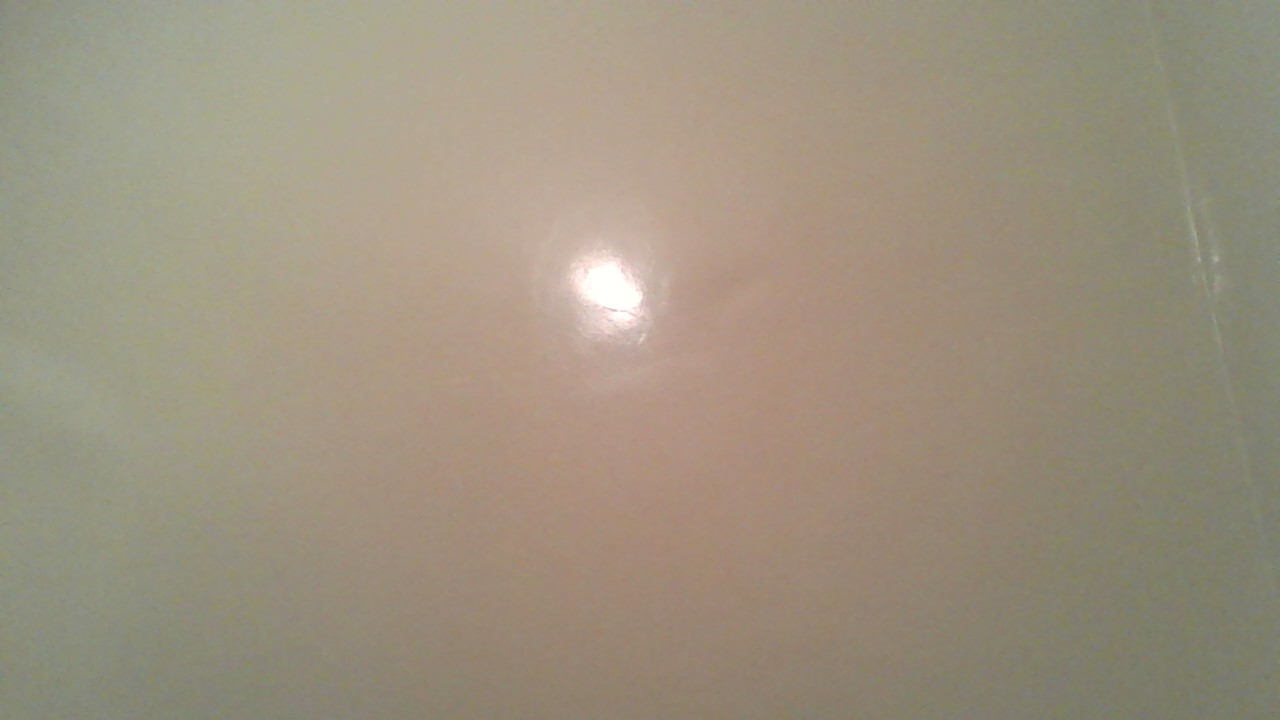
#> input picture bg_vedio.png, 1280 x 720 px
$ python simple.py
#> lines starting #> are read from the running program, lines starting #| are printed output that depends on the picture; pictures that were not available may be replaced by others from this repository, and a replacement may not be noted
import cv2
#Lecture d’une vidéo capture avec le camera de laptop
#cap = cv2.VideoCapture(0)
# Lecture d’une vidéo enregistrer sur le disque dur
video = cv2.VideoCapture('video.mp4')
#lecture l'image d'arrière-plan
background = cv2.imread("bg_vedio.png")
#> background is the input picture: shape (720, 1280, 3); mean B, G, R 127.6, 146.2, 157.1
background = cv2.cvtColor(background, cv2.COLOR_BGR2GRAY)
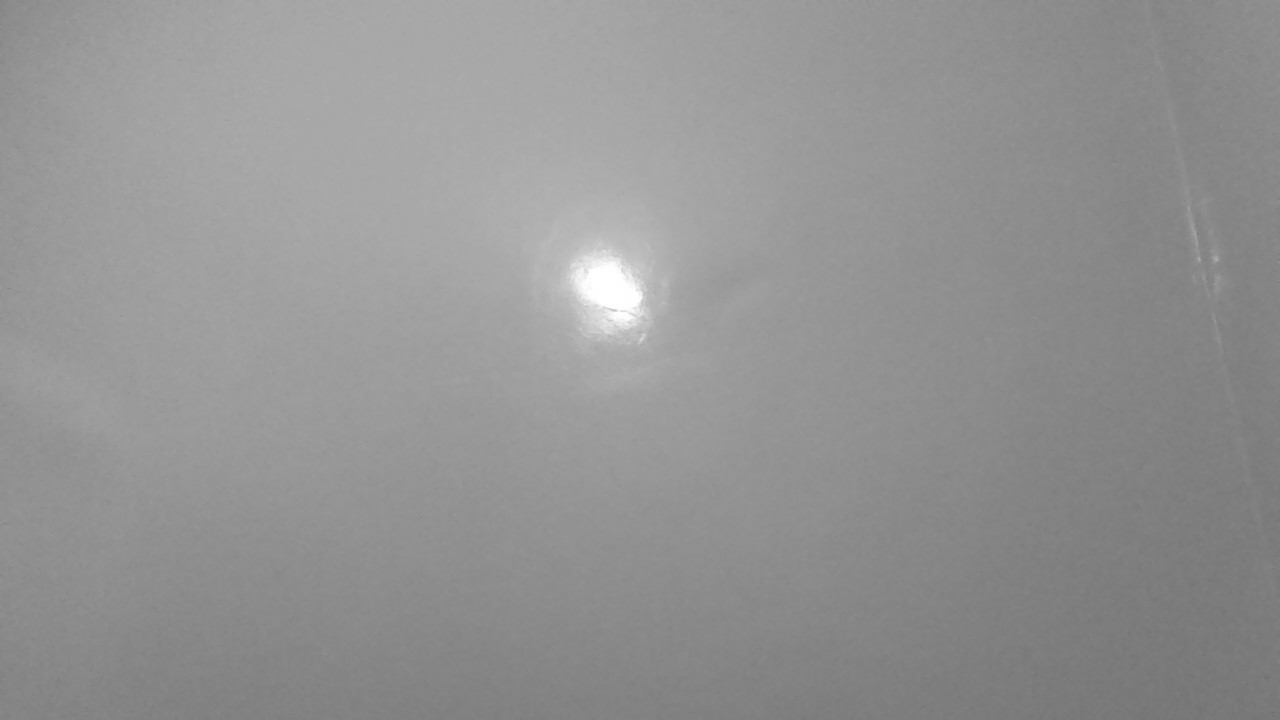
#> background: shape (720, 1280); min 110, max 255, mean 147.3

while video.isOpened():
    # lire le video image par image
    ret, img = video.read()
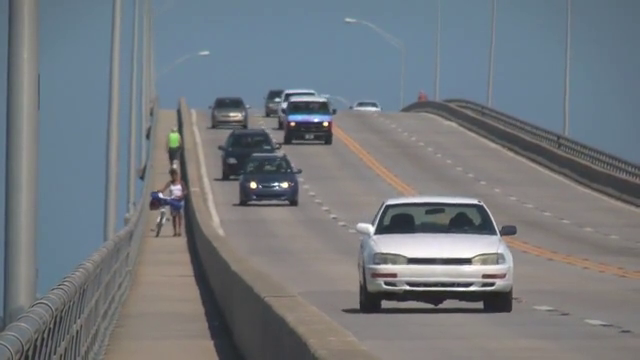
#> input picture frame 91 of slow_traffic_small.mp4, 640 x 360 px, given in place of video.mp4, which was not available
#> img is the input picture: shape (360, 640, 3); mean B, G, R 126.6, 121.2, 115.7
    if img is None:
        break

    img = cv2.cvtColor(img, cv2.COLOR_BGR2GRAY)
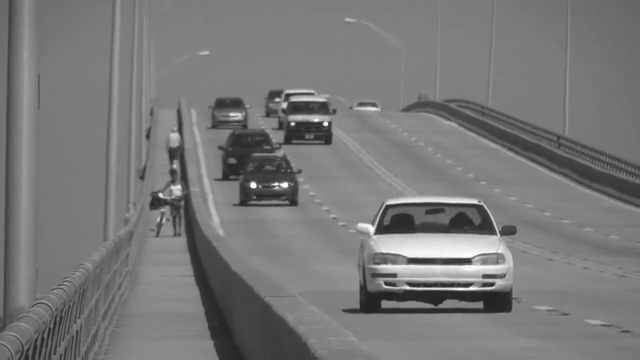
#> img: shape (360, 640); min 30, max 255, mean 120.1

# la différence prise de l'image actuelle et de l'image précédente
#> (the run stopped early here; a loop or call above may not have finished)
